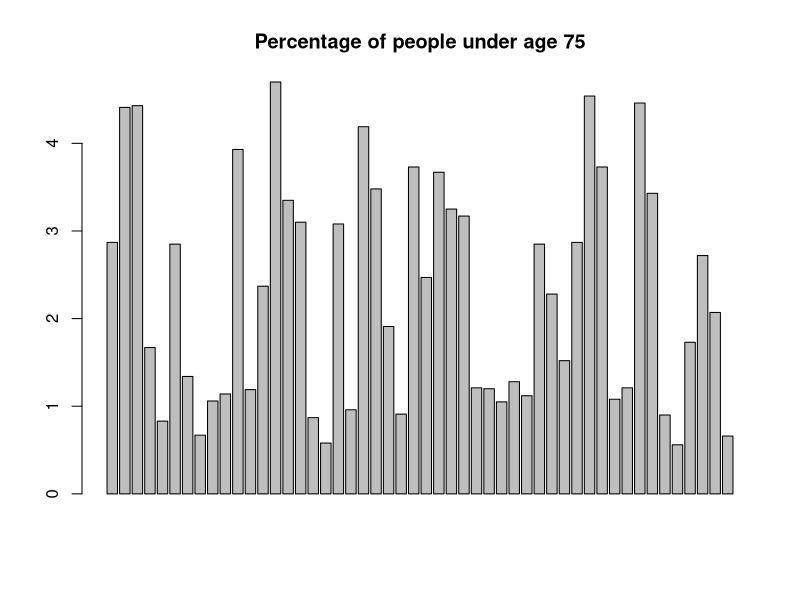
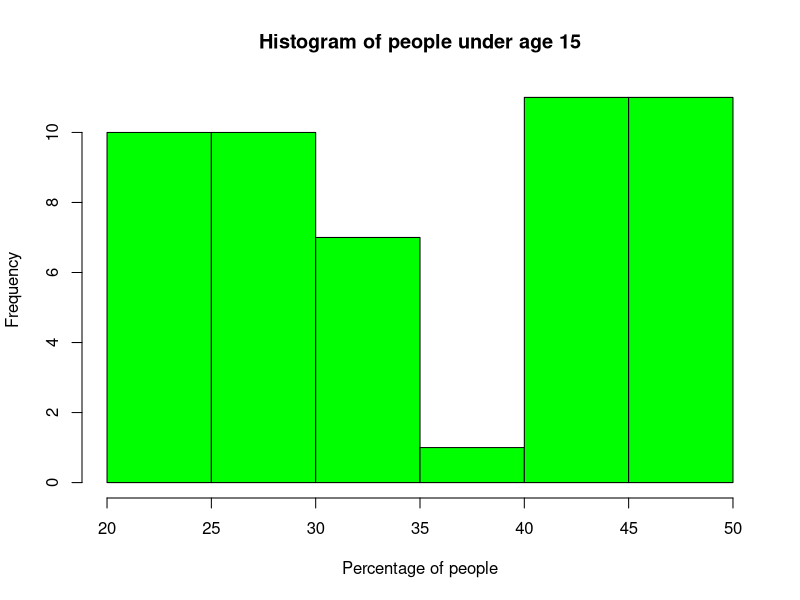
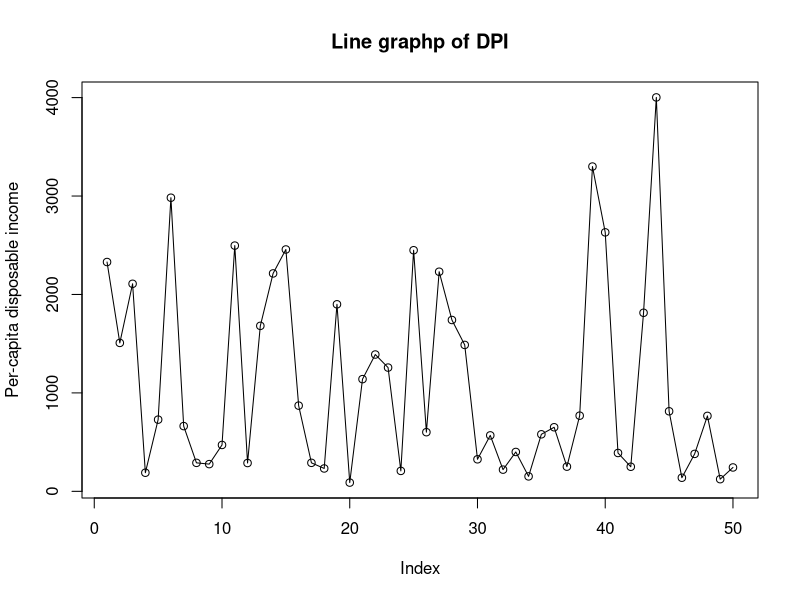
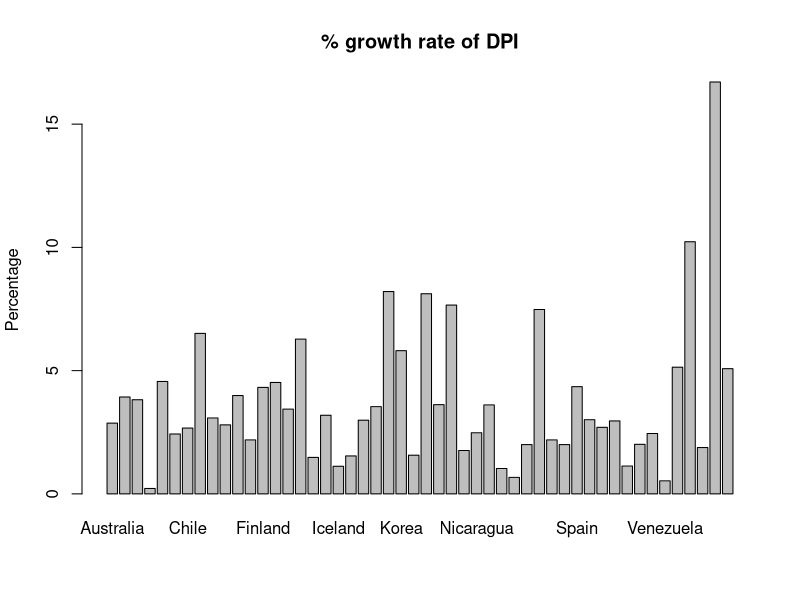

These charts were generated, in order, by the following R code:
data("LifeCycleSavings")
summary(LifeCycleSavings)
barplot(LifeCycleSavings$pop75,main= "Percentage of people under age 75")
hist(LifeCycleSavings$pop15,xlab = "Percentage of people",main="Histogram of people under age 15",col = "green")
plot(LifeCycleSavings$dpi,type = "o",ylab ="Per-capita disposable income",main = "Line graphp of DPI")
con_name=row.names(LifeCycleSavings)
barplot(LifeCycleSavings$ddpi,names.arg = con_name,main = "% growth rate of DPI",ylab = "Percentage")

